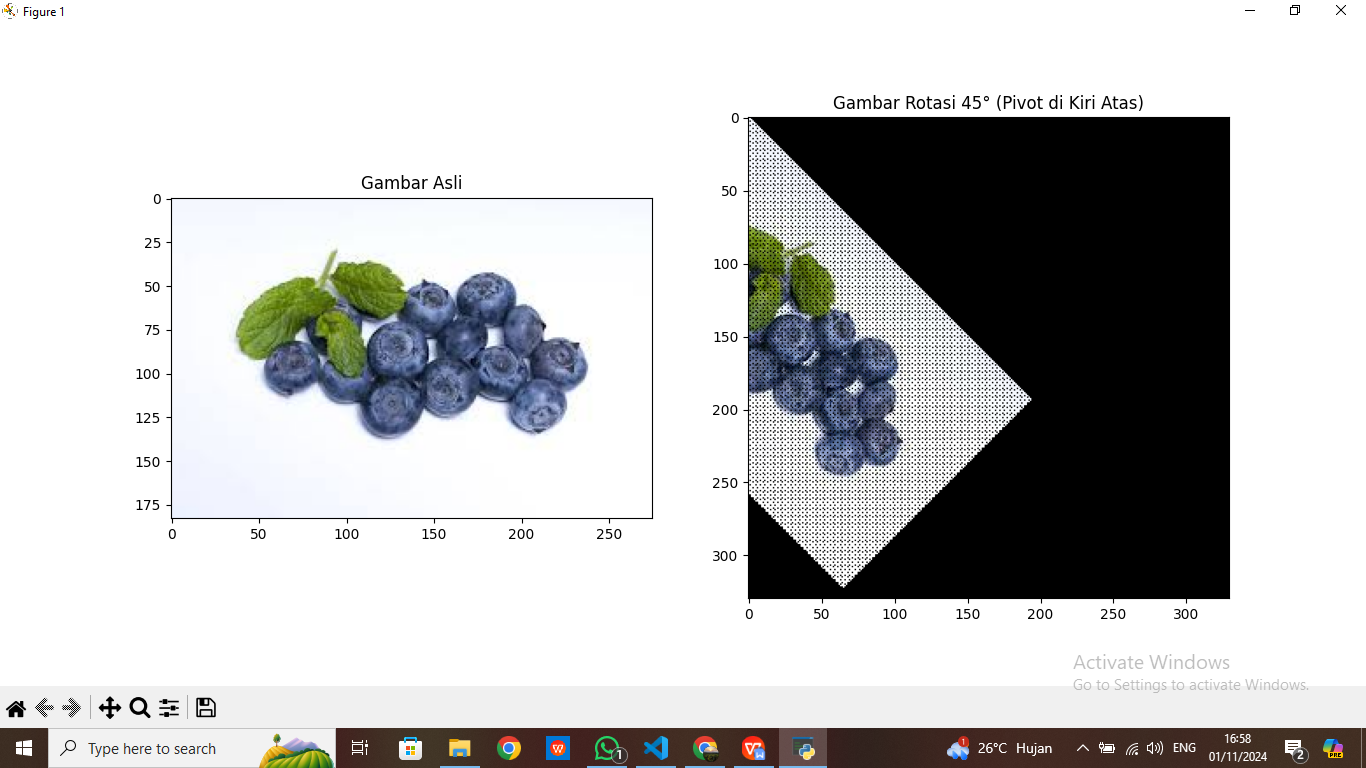

The script that drew this image:
import imageio.v2 as img
import numpy as np
import matplotlib.pyplot as plt

def rotateImage(image, degree):

    radian_deg = np.radians(degree)
    cos_deg, sin_deg = np.cos(radian_deg), np.sin(radian_deg)

    height, width = image.shape[:2]
    max_dim = int(np.sqrt(height**2 + width**2))  
    outputImage = np.zeros((max_dim, max_dim, 3), dtype=image.dtype)

    for y in range(height):
        for x in range(width):

            newX = int(cos_deg * x - sin_deg * y)
            newY = int(sin_deg * x + cos_deg * y)

            if 0 <= newX < max_dim and 0 <= newY < max_dim:
                outputImage[newY, newX] = image[y, x]

    return outputImage

image = img.imread('C://SMT_5//Pengolahan_Citra//praktikum//images1.jpg')

rotated_image = rotateImage(image, 45)

plt.subplot(1, 2, 1)
plt.imshow(image)
plt.title("Gambar Asli")

plt.subplot(1, 2, 2)
plt.imshow(rotated_image)
plt.title("Gambar Rotasi 45° (Pivot di Kiri Atas)")

plt.show()
